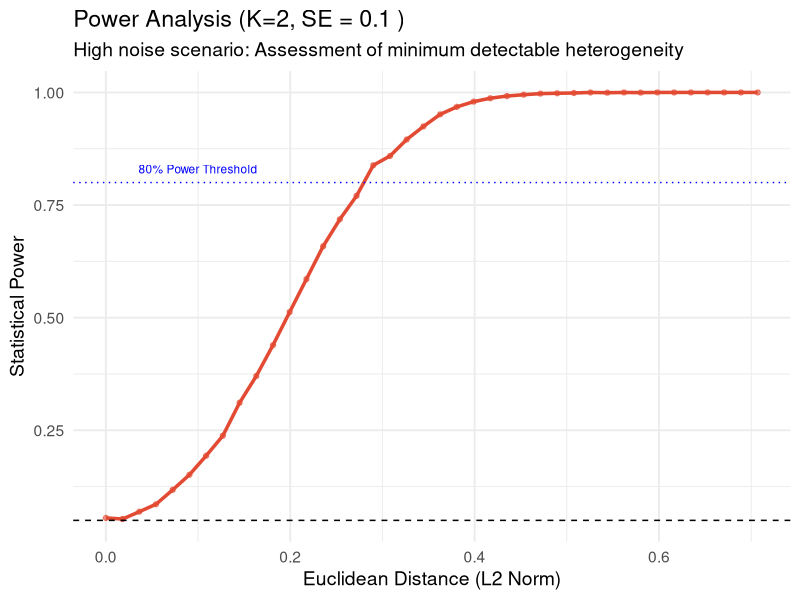

Write R code to recreate this figure.
library(ggplot2)

set.seed(42)
n_sim <- 5000  
se_val <- 0.1   
# 扩大范围到 1.0 以观察曲线完全饱和的过程
diff_range <- seq(0, 1.0, length.out = 40) 

results_k2 <- do.call(rbind, lapply(diff_range, function(d) {
  true_betas <- c(d/2, -d/2)
  dist_val <- sqrt(sum(true_betas^2)) 
  
  beta1_hats <- rnorm(n_sim, mean = true_betas[1], sd = se_val)
  beta2_hats <- rnorm(n_sim, mean = true_betas[2], sd = se_val)
  
  # Q 统计量计算
  q_stats <- (beta1_hats - beta2_hats)^2 / (2 * se_val^2)
  power <- mean(pchisq(q_stats, df = 1, lower.tail = FALSE) < 0.05)
  
  data.frame(diff = d, dist = dist_val, power = power)
}))

# 查找 Power 到达 80% 时的临界距离
critical_dist <- results_k2$dist[which.min(abs(results_k2$power - 0.8))]

# 绘图输出
p <- ggplot(results_k2, aes(x = dist, y = power)) +
  geom_line(color = "#e34a33", size = 1.2) + 
  geom_point(color = "#e34a33", alpha = 0.6) +
  # 5% I型错误线
  geom_hline(yintercept = 0.05, linetype = "dashed", color = "black") +
  # 80% Power 阈值线
  geom_hline(yintercept = 0.80, linetype = "dotted", color = "blue") +
  annotate("text", x = 0.1, y = 0.83, label = "80% Power Threshold", color = "blue", size = 3) +
  theme_minimal(base_size = 14) +
  labs(title = paste("Power Analysis (K=2, SE =", se_val, ")"),
       subtitle = "High noise scenario: Assessment of minimum detectable heterogeneity",
       x = "Euclidean Distance (L2 Norm)",
       y = "Statistical Power")

ggsave("/data2/qiuyue/environment/L2_vs_power_K_2_SE_0.1.pdf", plot = p, width = 7, height = 5)
